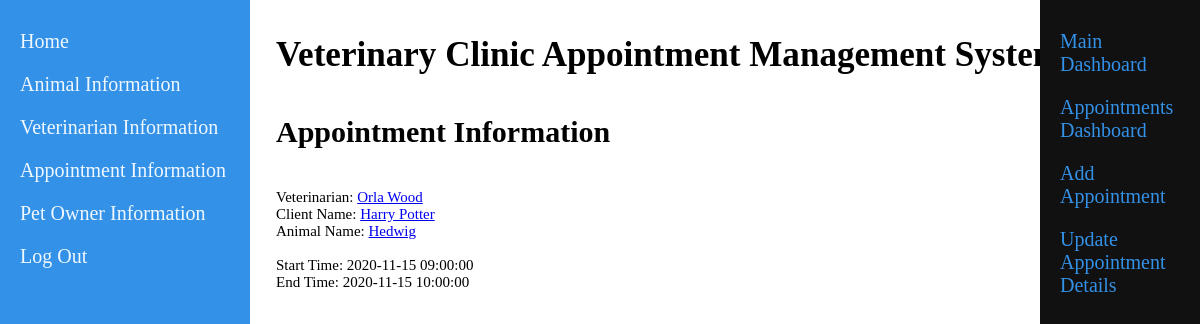
The app's page /appointmentInfo.php?AppID=1 with its own data.
### tables this page shows
CREATE TABLE `appointment` (
  `AppointmentID` int(11) NOT NULL,
  `SystemUserID` int(11) NOT NULL,
  `VetID` int(11) NOT NULL,
  `ClientID` int(11) NOT NULL,
  `AnimalID` int(11) NOT NULL,
  `StartTime` datetime NOT NULL,
  `EndTime` datetime NOT NULL,
  `LastChanged` timestamp NOT NULL DEFAULT current_timestamp() ON UPDATE current_timestamp(),
  `CreatedOn` timestamp NOT NULL DEFAULT current_timestamp()
);

CREATE TABLE `veterinarian` (
  `VetID` int(11) NOT NULL,
  `FullName` varchar(50) NOT NULL,
  `AddressID` int(11) NOT NULL,
  `YearofHire` year(4) NOT NULL,
  `LastChanged` timestamp NOT NULL DEFAULT current_timestamp() ON UPDATE current_timestamp(),
  `CreatedOn` timestamp NOT NULL DEFAULT current_timestamp()
);

CREATE TABLE `petowner` (
  `OwnerID` int(11) NOT NULL,
  `FullName` varchar(50) NOT NULL,
  `AddressID` int(11) NOT NULL,
  `PhoneNumber` varchar(50) NOT NULL,
  `LastChanged` timestamp NOT NULL DEFAULT current_timestamp() ON UPDATE current_timestamp(),
  `CreatedOn` timestamp NOT NULL DEFAULT current_timestamp()
);

CREATE TABLE `animal` (
  `AnimalID` int(11) NOT NULL,
  `Name` varchar(25) NOT NULL,
  `Species` varchar(50) NOT NULL,
  `Breed` varchar(50) NOT NULL,
  `Sex` varchar(50) NOT NULL,
  `OwnerID_Primary` int(11) NOT NULL,
  `OwnerID_Secondary` int(11) DEFAULT NULL,
  `YearofBirth` year(4) NOT NULL,
  `Notes` text NOT NULL,
  `LastChanged` timestamp NOT NULL DEFAULT current_timestamp() ON UPDATE current_timestamp(),
  `CreatedOn` timestamp NOT NULL DEFAULT current_timestamp()
);

### appointmentInfo.php (the view, shortened to what this page needs)
<!DOCTYPE html>
    <html>
         <head>
            <link href="CSS/portal.css" rel="stylesheet" type="text/css" >
        </head>
        <body>
            <div class="sidenav">
                <a href= "./">Home</a>
                <a href="animal.php">Animal Information</a>
                <a href="veterinarian.php">Veterinarian Information</a>
                <a href="appointment.php">Appointment Information</a>
                <a href="client.php">Pet Owner Information</a>
                <a href="logoutAct.php">Log Out</a>
            </div>
            <div class="main">
                <h3>Veterinary Clinic Appointment Management System</h3>
                <h4>Appointment Information</h4>
                <div class = "main-display">
	                <p>
	                	<?php
							$conn = OpenCon();
							$appID = $_GET["AppID"];
							$sql = "SELECT appointment.StartTime, appointment.AnimalID, appointment.EndTime, appointment.ClientID, animal.Name
								, veterinarian.FullName AS vFullName,  veterinarian.VetID, petowner.FullName AS pFullName
							FROM appointment
							JOIN Veterinarian
							ON Appointment.VetID = Veterinarian.VetID
							JOIN animal
							ON Appointment.AnimalID = Animal.AnimalID
							JOIN petowner
							ON Appointment.ClientID = Petowner.OwnerID
							WHERE Appointment.AppointmentID = '$appID';";
							$result = $conn->query($sql);
							if ($result->num_rows > 0) {
								while($row = $result->fetch_assoc()) {
									echo "Veterinarian: " . '<a href="veterinarianInfo.php?VetID=' . $row["VetID"] . '">' . $row["vFullName"] . "</a><br>";
									echo "Client Name: " . '<a href="clientInfo.php?OwnerID=' . $row["ClientID"] . '">' . $row["pFullName"] . "</a><br>";
									echo "Animal Name: " . '<a href="animalInfo.php?AnimalID=' . $row["AnimalID"] . '">' . $row["Name"] . "</a><br><br>";
									echo "Start Time: " . $row['StartTime'] . "<br>End Time: " . $row['EndTime'] . "<br><br>";
								}
							}
							echo ' <div class="sidenav-right">
										<a href="dashboard.php">Main Dashboard</a>
						                <a href="appointment.php">Appointments Dashboard</a>
						                <a href="addAppointment.php">Add Appointment</a>
						                <a href="updateAppointment.php?AppointmentID=' . $appID . '"> Update Appointment Details </a>
						            </div>';
						?>
					</p>
				</div>
            </div>
        </body>
    </html>

### CSS/portal.css (style rules this page uses)
.sidenav { height: 100%; width: 250px; position: fixed; z-index: 1; top: 0; left: 0; background-color: #3391E7; overflow-x: hidden; padding-top: 20px; }
.sidenav a { padding: 10px 12px 10px 20px; text-decoration: none; font-size: 20px; color: #F0F8FF; display: block; }
.sidenav-right { height: 100%; width: 160px; position: fixed; z-index: 1; top: 0; right: 0; background-color: #111 ; overflow-x: hidden; padding-top: 20px; }
.sidenav-right a { padding: 10px 12px 10px 20px; text-decoration: none; font-size: 20px; color: #3391E7; display: block; }
.main { margin-left: 250px; font-size: 30px; padding: 0px 18px; }
.main-display { font-size: 15px; }

### records on screen
appointment: VetID.FullName "Orla Wood", petowner.FullName "Harry Potter", AnimalID.Name "Hedwig", StartTime "2020-11-15 09:00:00", EndTime "2020-11-15 10:00:00"
